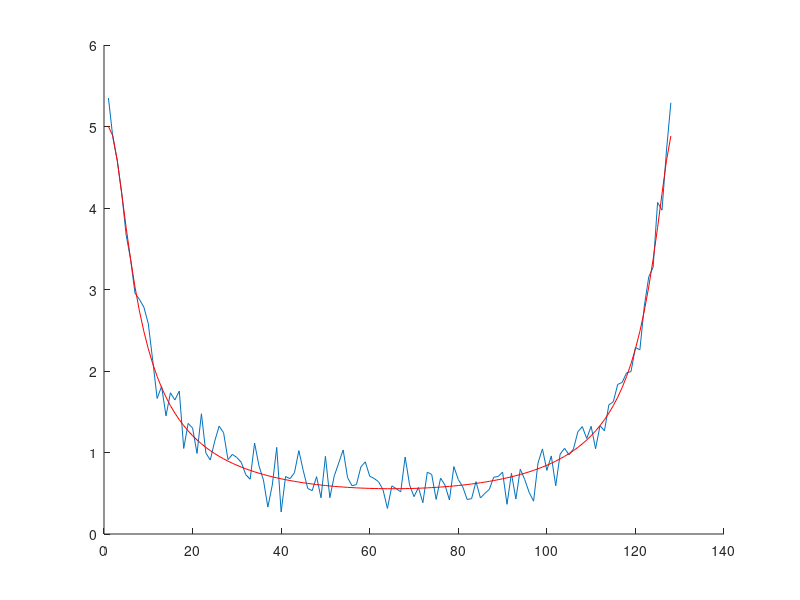

The MATLAB source for this figure:
% Project 1A
%% Generate bit sequence length 2N = 2x128
clear
sig = [-1,1];
N = 128;
bitSeq = zeros(1,2*N);
for n = 1:2*N
bitSeq(n) = sig(randi(2));
end
%% Encode bitSeq into QPSK
E = 20;
Svector = zeros(1,N);
b = @(re,im) sqrt(E/2)*(re + 1i*im);
for h = 1:N
    % Svector(h) = b(bitSeq(h),bitSeq(h+1));
    Svector(h) = b(bitSeq(2*h-1),bitSeq(2*h));
end
%% Generate z(n)
z = zeros(1,N);
for n = 0:N-1
    for k = 0:N-1
        z(n+1) = z(n+1) + (1/N)*Svector(k+1)*exp(1i*2*pi*k*n/N);
    end
end
Fs = ifft(Svector);
%% cycklic_prefix 60
% cyclic_prefix = z(end-40+1:end);
cyclic_prefix = z(end-60+1:end);
zz = [cyclic_prefix z].';
%% Discrete Time impulse response of H1
h1 = zeros(1,60);
for n = 0:59
    h1(n+1) = 0.8^(n);
end
h = h1';
%% Generate noise
% Length of conv signal
y_len = length(zz) + length(h) - 1;
% Create noise of lenght y_len
sigma = 0.1;
w = 1/sqrt(2)*sigma*(randn(y_len,1) + 1i*randn(y_len,1));
%% Filter through channel
y = conv(h, zz) + w;

%% OFDM
% FFT the last 128 of the signal

r = fft(y(61:128+60));

%% Equalizer
% Zero padding
zeroh = [h;zeros(length(r) - length(h), 1)];
% FFT filter and inverse
% H = fft(zeroh);
H = fft(h,128);
conjH = conj(H);
% Estimation of S
% conjH*r
r_estS = sign(real(conjH .* r));
i_estS = sign(imag(conjH .* r));
b = [];
for k = 1:128
b = [b, r_estS(k), i_estS(k)];
end
clf
% stem(b-bitSeq)
bb = b-bitSeq;

numOfErrors = sum(bb(:) ~= 0)

s = Svector.';
H_est = r./s;

hold on
plot(abs(H_est));
plot(abs(H), 'r')